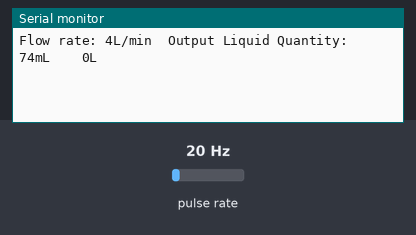
A sketch run on a simulated Arduino Uno, built with avr-gcc and run on an emulated ATmega328P. Parts: the last lines printed to the serial monitor. Wiring (inferred from the names in the program): pulse sensor: data pin 2. Inputs (shaded band) come from the test bench; at power-on: pulse rate 20 Hz.

Above: at 1.2 s.
1.3 s: pulse rate (sensor on pin 2) set to 4 Hz
At 2.5 s:
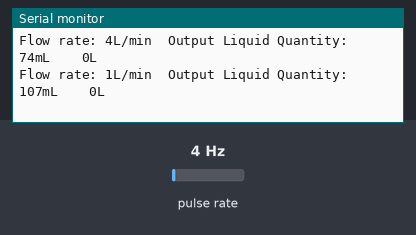
2.8 s: pulse rate (sensor on pin 2) set to 50 Hz
At 3.8 s:
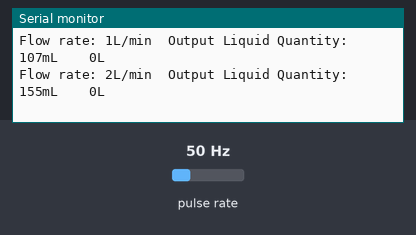
Timing chart, 0 to 5.8 s (numbered marks = the images above; inputs shaded):
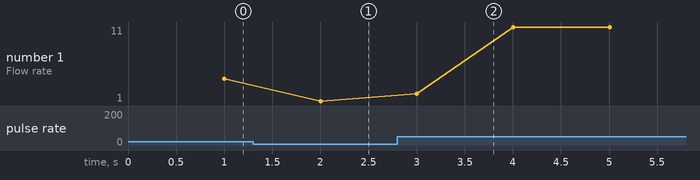

Measured:
- after the input at 1.3 s, the serial monitor: prints a new line after 0.70 s (image 1)
- after the input at 2.8 s, the serial monitor: prints a new line after 0.20 s (image 2)
- plotted number 1: 4 → 1 after the input at 1.3 s, 1 → 11 after the input at 2.8 s

The sketch:

waterflow_unit.ino
```cpp
byte sensorInterrupt = 0;
byte sensorPin       = 2;

float calibrationFactor = 4.5;

volatile byte pulseCount;

float flowRate;
unsigned int flowMilliLitres;
unsigned long totalMilliLitres;

unsigned long oldTime;

void setup()
{

  Serial.begin(9600);


  pinMode(sensorPin, INPUT);
  digitalWrite(sensorPin, HIGH);

  pulseCount        = 0;
  flowRate          = 0.0;
  flowMilliLitres   = 0;
  totalMilliLitres  = 0;
  oldTime           = 0;

  attachInterrupt(sensorInterrupt, pulseCounter, FALLING);
}


void loop()
{

   if((millis() - oldTime) > 1000)
  {

    detachInterrupt(sensorInterrupt);

    flowRate = ((1000.0 / (millis() - oldTime)) * pulseCount) / calibrationFactor;

    oldTime = millis();

    flowMilliLitres = (flowRate / 60) * 1000;

    totalMilliLitres += flowMilliLitres;

    unsigned int frac;


    Serial.print("Flow rate: ");
    Serial.print(int(flowRate));
    Serial.print("L/min");
    Serial.print("\t");


    Serial.print("Output Liquid Quantity: ");
    Serial.print(totalMilliLitres);
    Serial.print("mL  ");
    Serial.print("\t");
    Serial.print(totalMilliLitres/1000);
    Serial.print("L");
    Serial.print("\n");


    pulseCount = 0;


    attachInterrupt(sensorInterrupt, pulseCounter, FALLING);
  }
}


void pulseCounter()
{
  // Increment the pulse counter
  pulseCount++;
}
```
